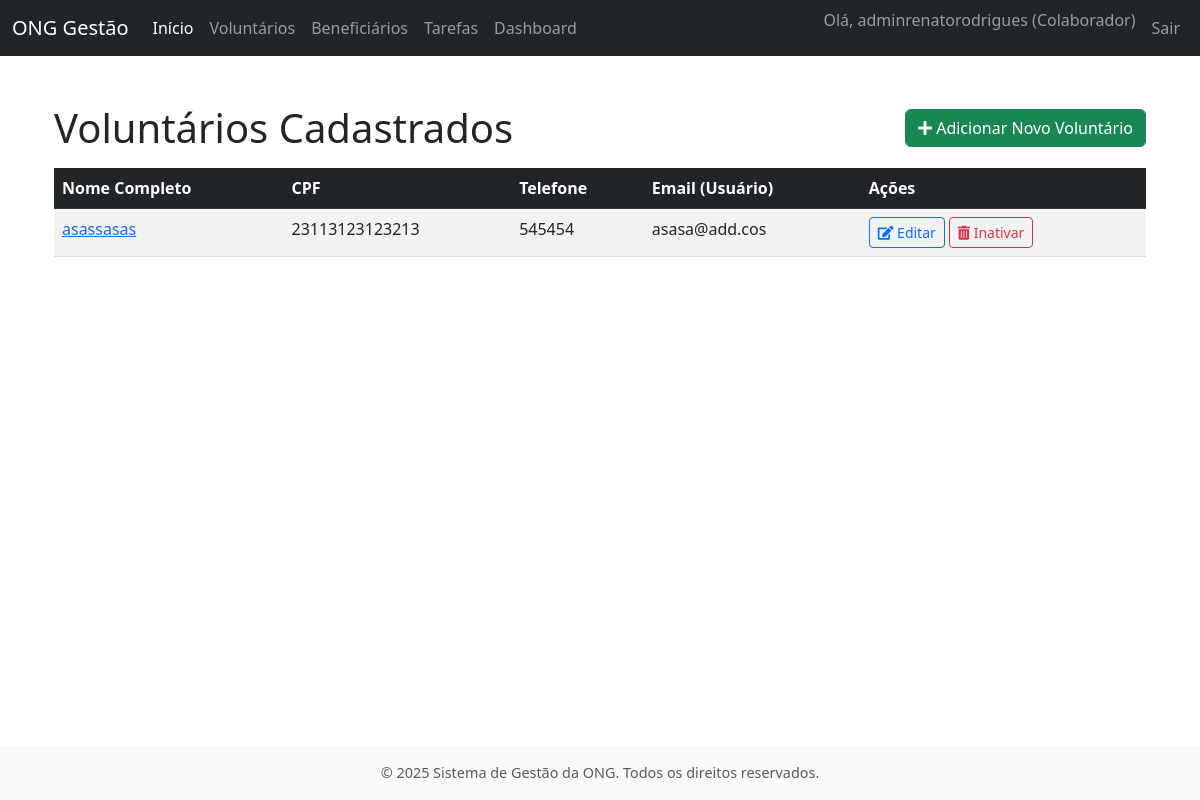
Before: /voluntarios/ (signed in) with the older database file.
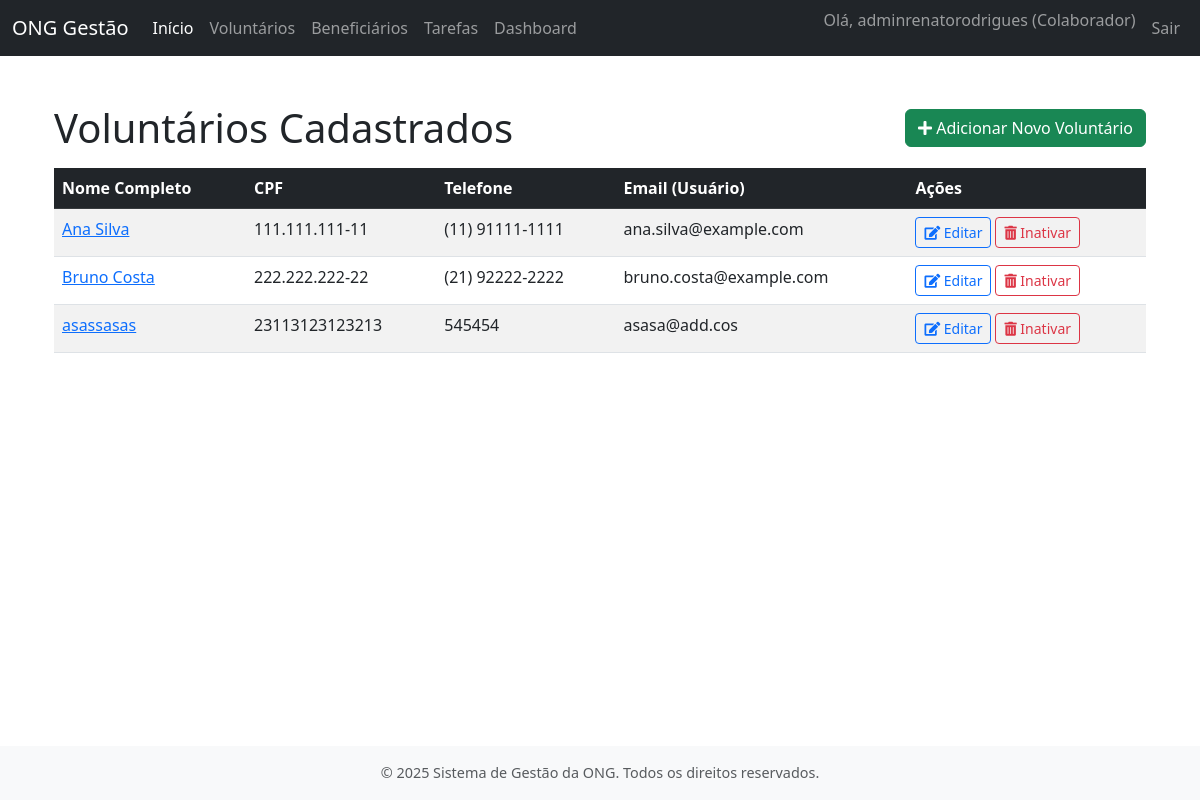
After: the same page with the newer database file.
### voluntarios/models.py (models this page shows, shortened)
class Voluntario(models.Model):
    usuario = models.OneToOneField(
        settings.AUTH_USER_MODEL,
        on_delete=models.CASCADE,
        verbose_name='Usuário',
        help_text='Conta de usuário associada a este voluntário.'
    )
    nome_completo = models.CharField(max_length=255, verbose_name='Nome Completo')
    cpf = models.CharField(max_length=14, unique=True, verbose_name='CPF', help_text='Formato: XXX.XXX.XXX-XX')
    data_nascimento = models.DateField(verbose_name='Data de Nascimento')
    telefone = models.CharField(max_length=20, blank=True, null=True, verbose_name='Telefone Celular', help_text='Formato: (XX) XXXXX-XXXX')
    endereco = models.TextField(blank=True, null=True, verbose_name='Endereço Completo')
    areas_interesse = models.TextField(blank=True, null=True, verbose_name='Áreas de Interesse', help_text='Descreva as áreas em que o voluntário tem interesse em atuar.')
    disponibilidade = models.TextField(blank=True, null=True, verbose_name='Disponibilidade', help_text='Ex: Segundas e Quartas à tarde, Finais de semana.')
    data_cadastro = models.DateTimeField(auto_now_add=True, verbose_name='Data de Cadastro')
    ativo = models.BooleanField(default=True, verbose_name='Ativo')
    class Meta:
        verbose_name = 'Voluntário'
        verbose_name_plural = 'Voluntários'
        ordering = ['nome_completo']

### contas/models.py (models this page shows, shortened)
class Usuario(AbstractUser):
    TIPOS_USUARIO = [
        ('ADMIN', 'Administrador'),
        ('COLAB', 'Colaborador'),
    ]
    tipo_usuario = models.CharField(
        max_length=5,
        choices=TIPOS_USUARIO,
        default='COLAB',
        verbose_name='Tipo de Usuário'
    )
    groups = models.ManyToManyField(
        'auth.Group',
        verbose_name='grupos',
        blank=True,
        help_text='Os grupos aos quais este usuário pertence. Um usuário receberá todas as permissões concedidas a cada um de seus grupos.',
        related_name="usuario_set_contas",  # Nome único para related_name
        related_query_name="usuario_contas",
    )
    user_permissions = models.ManyToManyField(
        'auth.Permission',
        verbose_name='permissões do usuário',
        blank=True,
        help_text='Permissões específicas para este usuário.',
        related_name="usuario_set_contas_perm",  # Nome único para related_name
        related_query_name="usuario_contas_perm",
    )

### voluntarios/views.py (the view)
# urls.py: path('', views.listar_voluntarios, name='listar_voluntarios'),
@login_required
def listar_voluntarios(request):
    voluntarios = Voluntario.objects.filter(ativo=True).order_by('nome_completo')
    contexto = {
        'voluntarios': voluntarios,
        'titulo_pagina': 'Voluntários Cadastrados'
    }
    return render(request, 'voluntarios/listar_voluntarios.html', contexto)

### voluntarios/templates/voluntarios/listar_voluntarios.html (shortened to what this page needs)
{% extends "core/base.html" %}
{% block content %}
<div class="container mt-4">
    <div class="d-flex flex-column flex-md-row justify-content-md-between align-items-md-center mb-3">
        <h1 class="mb-2 mb-md-0">{{ titulo_pagina }}</h1>
        <a href="{% url 'voluntarios:cadastrar_voluntario' %}" class="btn btn-success align-self-start align-self-md-auto">
            <i class="fas fa-plus"></i> Adicionar Novo Voluntário
        </a>
    </div>
    {% if voluntarios %}
        <div class="table-responsive">
            <table class="table table-striped table-hover">
                <thead class="table-dark">
                    <tr>
                        <th>Nome Completo</th>
                        <th>CPF</th>
                        <th>Telefone</th>
                        <th>Email (Usuário)</th>
                        <th>Ações</th>
                    </tr>
                </thead>
                <tbody>
                    {% for voluntario in voluntarios %}
                    <tr>
                        <td>
                            <a href="{% url 'voluntarios:detalhar_voluntario' voluntario.id %}">
                                {{ voluntario.nome_completo }}
                            </a>
                        </td>
                        <td>{{ voluntario.cpf|default:"Não informado" }}</td>
                        <td>{{ voluntario.telefone|default:"Não informado" }}</td>
                        <td>{{ voluntario.usuario.email|default:"Não informado" }}</td>
                        <td>
                            <div class="d-flex flex-column flex-md-row">
                                <a href="{% url 'voluntarios:editar_voluntario' voluntario.id %}" class="btn btn-sm btn-outline-primary mb-1 mb-md-0 me-md-1" title="Editar">
                                    <i class="fas fa-edit"></i> Editar
                                </a>
                                <a href="{% url 'voluntarios:excluir_voluntario' voluntario.id %}" class="btn btn-sm btn-outline-danger" title="Inativar">
                                    <i class="fas fa-trash-alt"></i> Inativar
                                </a>
                            </div>
                        </td>
                    </tr>
                    {% endfor %}
                </tbody>
            </table>
        </div>
    {% else %}
        <div class="alert alert-info" role="alert">
            Nenhum voluntário cadastrado ainda.
            <a href="{% url 'voluntarios:cadastrar_voluntario' %}" class="alert-link">Clique aqui para adicionar o primeiro!</a>
        </div>
    {% endif %}
</div>
{% endblock content %}

Changed rows visible on the page:
added Voluntario: nome_completo "Ana Silva", cpf "111.111.111-11", telefone "(11) 91111-1111", usuario.email "ana.silva@example.com"
added Voluntario: nome_completo "Bruno Costa", cpf "222.222.222-22", telefone "(21) 92222-2222", usuario.email "bruno.costa@example.com"
